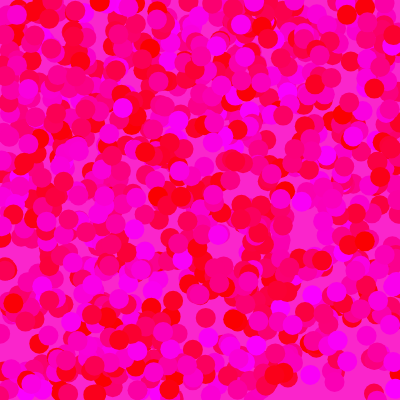
Frame 1 (no input)
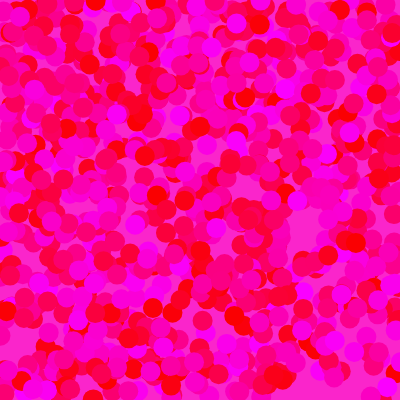
Frame 60 (no input)
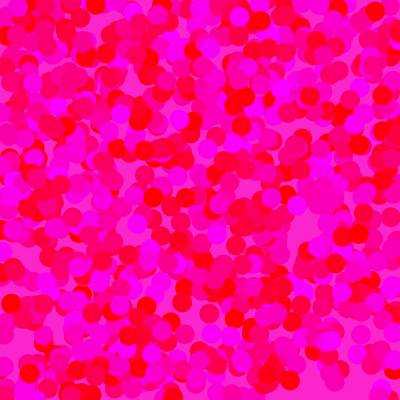
Frame 120 (the mouse pressed at the canvas centre since frame 60)

The p5.js sketch that drew these frames (run headless with seeded random() and noise() and a simulated clock; from frame 60 on, the mouse is pressed at the canvas centre):

// p5.js sketch
// ── sketch.js
let mesBulles;
let n = 1000; // pour placer n bulles

function setup() {
  createCanvas(400, 400);
  mesBulles = [];
  for (let i = 0; i < n; i++) {
    let xBulle = random (width);
    let yBulle = random (height);
    let maBulle = new Bulle (xBulle, yBulle);
    mesBulles.push(maBulle); 
    noStroke();
  }
}

function draw() {
  background("#FA25CB");
  for (let i = 0; i < mesBulles.length; i++) {
    let maBulle = mesBulles[i];
    maBulle.moove();
    maBulle.affiche(); 
  }
}

class Bulle {
  constructor(x, y) {
    this.x = x;
    this.y = y;
    this.r = 20;
    //let rBulle = random(0,255);
    //let vBulle = random(0,255);
    let bBulle = random(0,255);
    this.couleur = color (250,0,bBulle);
  }

  affiche() {
    fill(this.couleur);
    ellipse(this.x, this.y, this.r, this.r);
    if(this.x<0){this.x=0;}
    if(this.x>width){this.x=width;}
    if(this.y<0){this.y=0;}
    if(this.y>height){this.y=height;}
  }
  
  moove(){ 
  this.x = this.x + random(-1, 1);
  this.y = this.y + random(1, -1);
  }
}
